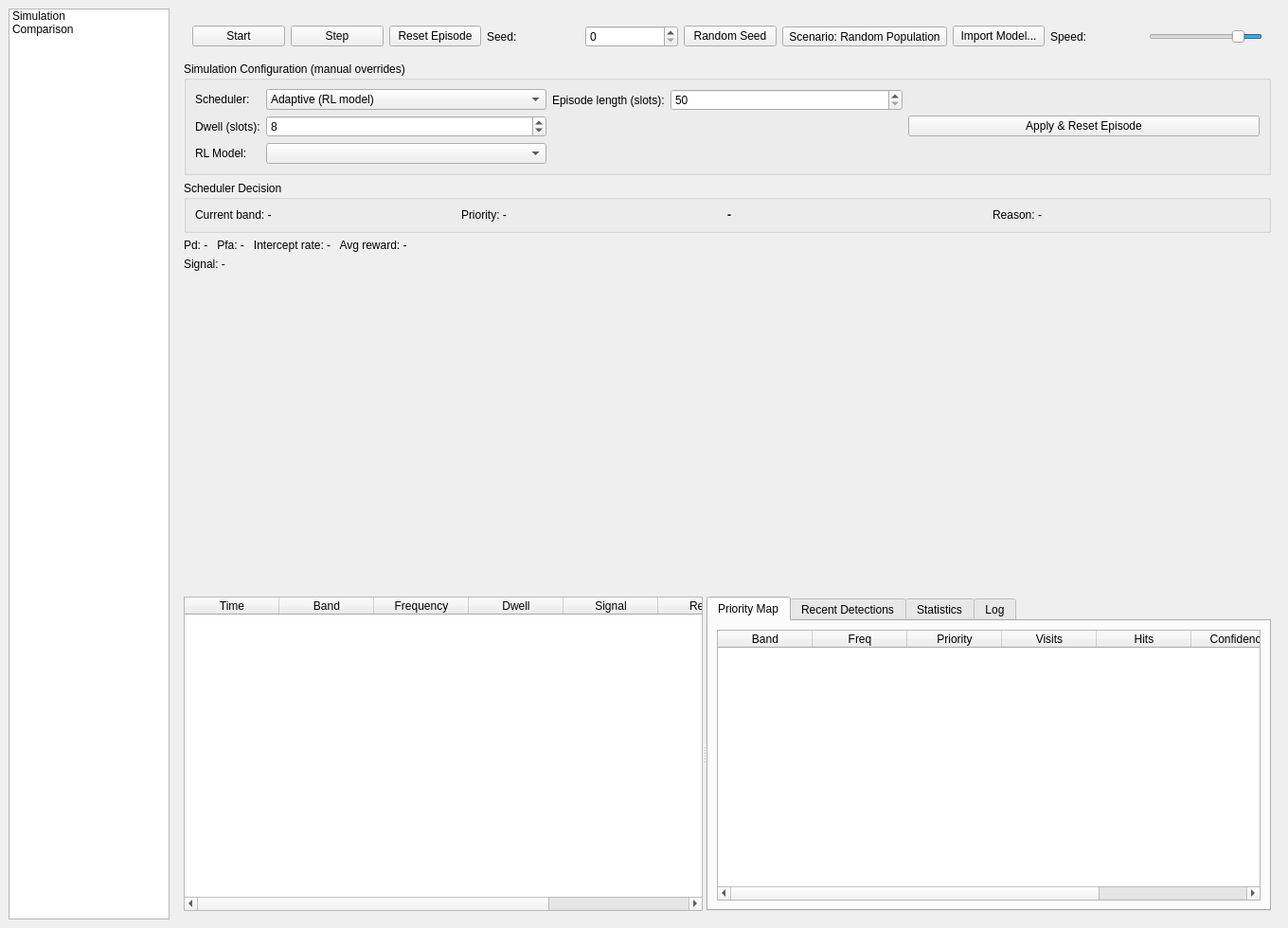
<?xml version="1.0" encoding="UTF-8"?>
<ui version="4.0">
 <class>MainWindow</class>
 <widget class="QMainWindow" name="MainWindow">
  <property name="geometry">
   <rect>
    <x>0</x>
    <y>0</y>
    <width>1360</width>
    <height>980</height>
   </rect>
  </property>
  <property name="windowTitle">
   <string>Alterra — CORTEX Smart Scan Scheduler</string>
  </property>
  <widget class="QWidget" name="centralwidget">
   <layout class="QHBoxLayout" name="rootLayout">
    <item>
     <widget class="QListWidget" name="sidebarList">
      <property name="minimumSize">
       <size>
        <width>150</width>
        <height>0</height>
       </size>
      </property>
      <property name="maximumSize">
       <size>
        <width>170</width>
        <height>16777215</height>
       </size>
      </property>
      <item>
       <property name="text">
        <string>Simulation</string>
       </property>
      </item>
      <item>
       <property name="text">
        <string>Comparison</string>
       </property>
      </item>
     </widget>
    </item>
    <item>
     <widget class="QStackedWidget" name="stackedWidget">
      <widget class="QWidget" name="simulationPage">
       <layout class="QVBoxLayout" name="mainVerticalLayout" stretch="0,0,0,0,0,1,1">
        <item>
         <widget class="QWidget" name="controlsWidget">
          <layout class="QHBoxLayout" name="controlsLayout">
           <item>
            <widget class="QPushButton" name="startStopButton">
             <property name="text">
              <string>Start</string>
             </property>
            </widget>
           </item>
           <item>
            <widget class="QPushButton" name="stepButton">
             <property name="text">
              <string>Step</string>
             </property>
            </widget>
           </item>
           <item>
            <widget class="QPushButton" name="resetButton">
             <property name="text">
              <string>Reset Episode</string>
             </property>
            </widget>
           </item>
           <item>
            <widget class="QLabel" name="seedLabel">
             <property name="text">
              <string>Seed:</string>
             </property>
            </widget>
           </item>
           <item>
            <widget class="QSpinBox" name="seedSpin">
             <property name="minimum">
              <number>0</number>
             </property>
             <property name="maximum">
              <number>1000000</number>
             </property>
             <property name="value">
              <number>0</number>
             </property>
            </widget>
           </item>
           <item>
            <widget class="QPushButton" name="randomSeedButton">
             <property name="text">
              <string>Random Seed</string>
             </property>
            </widget>
           </item>
           <item>
            <widget class="QToolButton" name="scenarioButton">
             <property name="text">
              <string>Scenario: Random Population</string>
             </property>
             <property name="popupMode">
              <enum>QToolButton::InstantPopup</enum>
             </property>
            </widget>
           </item>
           <item>
            <widget class="QPushButton" name="importModelButton">
             <property name="text">
              <string>Import Model...</string>
             </property>
            </widget>
           </item>
           <item>
            <widget class="QLabel" name="speedLabel">
             <property name="text">
              <string>Speed:</string>
             </property>
            </widget>
           </item>
           <item>
            <widget class="QSlider" name="speedSlider">
             <property name="minimumSize">
              <size>
               <width>120</width>
               <height>0</height>
              </size>
             </property>
             <property name="maximumSize">
              <size>
               <width>120</width>
               <height>16777215</height>
              </size>
             </property>
             <property name="minimum">
              <number>10</number>
             </property>
             <property name="maximum">
              <number>300</number>
             </property>
             <property name="value">
              <number>60</number>
             </property>
             <property name="orientation">
              <enum>Qt::Horizontal</enum>
             </property>
             <property name="invertedAppearance">
              <bool>true</bool>
             </property>
            </widget>
           </item>
          </layout>
         </widget>
        </item>
        <item>
         <widget class="QGroupBox" name="configGroup">
          <property name="title">
           <string>Simulation Configuration (manual overrides)</string>
          </property>
          <layout class="QHBoxLayout" name="configLayout">
           <item>
            <layout class="QFormLayout" name="modeForm">
             <item row="0" column="0">
              <widget class="QLabel" name="schedulerLabel">
               <property name="text">
                <string>Scheduler:</string>
               </property>
              </widget>
             </item>
             <item row="0" column="1">
              <widget class="QComboBox" name="modeCombo">
               <item>
                <property name="text">
                 <string>Adaptive (RL model)</string>
                </property>
               </item>
               <item>
                <property name="text">
                 <string>Traditional — Sequential Sweep</string>
                </property>
               </item>
               <item>
                <property name="text">
                 <string>Traditional — Balanced Random</string>
                </property>
               </item>
              </widget>
             </item>
             <item row="1" column="0">
              <widget class="QLabel" name="traditionalDwellLabel">
               <property name="text">
                <string>Dwell (slots):</string>
               </property>
              </widget>
             </item>
             <item row="1" column="1">
              <widget class="QSpinBox" name="traditionalDwellSpin">
               <property name="minimum">
                <number>1</number>
               </property>
               <property name="maximum">
                <number>500</number>
               </property>
               <property name="value">
                <number>8</number>
               </property>
              </widget>
             </item>
             <item row="2" column="0">
              <widget class="QLabel" name="rlModelLabel">
               <property name="text">
                <string>RL Model:</string>
               </property>
              </widget>
             </item>
             <item row="2" column="1">
              <widget class="QComboBox" name="rlModelCombo">
               <property name="minimumSize">
                <size>
                 <width>220</width>
                 <height>0</height>
                </size>
               </property>
              </widget>
             </item>
            </layout>
           </item>
           <item>
            <layout class="QFormLayout" name="timingForm">
             <item row="0" column="0">
              <widget class="QLabel" name="episodeLengthLabel">
               <property name="text">
                <string>Episode length (slots):</string>
               </property>
              </widget>
             </item>
             <item row="0" column="1">
              <widget class="QSpinBox" name="episodeLengthSpin">
               <property name="minimum">
                <number>50</number>
               </property>
               <property name="maximum">
                <number>200000</number>
               </property>
              </widget>
             </item>
            </layout>
           </item>
           <item>
            <widget class="QPushButton" name="applyConfigButton">
             <property name="text">
              <string>Apply &amp;&amp; Reset Episode</string>
             </property>
            </widget>
           </item>
          </layout>
         </widget>
        </item>
        <item>
         <widget class="QGroupBox" name="decisionGroup">
          <property name="title">
           <string>Scheduler Decision</string>
          </property>
          <layout class="QHBoxLayout" name="decisionLayout">
           <item>
            <widget class="QLabel" name="currentBandLabel">
             <property name="text">
              <string>Current band: -</string>
             </property>
            </widget>
           </item>
           <item>
            <widget class="QLabel" name="priorityScoreLabel">
             <property name="text">
              <string>Priority: -</string>
             </property>
            </widget>
           </item>
           <item>
            <widget class="QLabel" name="decisionValueLabel">
             <property name="font">
              <font>
               <bold>true</bold>
              </font>
             </property>
             <property name="text">
              <string>-</string>
             </property>
            </widget>
           </item>
           <item>
            <widget class="QLabel" name="reasonValueLabel">
             <property name="text">
              <string>Reason: -</string>
             </property>
            </widget>
           </item>
           <item>
            <spacer name="decisionSpacer">
             <property name="orientation">
              <enum>Qt::Horizontal</enum>
             </property>
            </spacer>
           </item>
          </layout>
         </widget>
        </item>
        <item>
         <widget class="QLabel" name="metricsLabel">
          <property name="text">
           <string>Pd: -   Pfa: -   Intercept rate: -   Avg reward: -</string>
          </property>
         </widget>
        </item>
        <item>
         <widget class="QLabel" name="signalLabel">
          <property name="text">
           <string>Signal: -</string>
          </property>
         </widget>
        </item>
        <item>
         <widget class="SpectrogramWidget" name="spectrogram">
          <property name="minimumSize">
           <size>
            <width>0</width>
            <height>260</height>
           </size>
          </property>
         </widget>
        </item>
        <item>
         <widget class="QSplitter" name="bottomSplitter">
          <property name="orientation">
           <enum>Qt::Horizontal</enum>
          </property>
          <widget class="QTableWidget" name="eventsTable">
           <property name="columnCount">
            <number>7</number>
           </property>
           <property name="editTriggers">
            <set>QAbstractItemView::NoEditTriggers</set>
           </property>
           <property name="selectionMode">
            <enum>QAbstractItemView::NoSelection</enum>
           </property>
           <column>
            <property name="text">
             <string>Time</string>
            </property>
           </column>
           <column>
            <property name="text">
             <string>Band</string>
            </property>
           </column>
           <column>
            <property name="text">
             <string>Frequency</string>
            </property>
           </column>
           <column>
            <property name="text">
             <string>Dwell</string>
            </property>
           </column>
           <column>
            <property name="text">
             <string>Signal</string>
            </property>
           </column>
           <column>
            <property name="text">
             <string>Result</string>
            </property>
           </column>
           <column>
            <property name="text">
             <string>Reward</string>
            </property>
           </column>
          </widget>
          <widget class="QTabWidget" name="infoTabs">
           <widget class="QWidget" name="priorityTab">
            <attribute name="title">
             <string>Priority Map</string>
            </attribute>
            <layout class="QVBoxLayout" name="priorityTabLayout">
             <item>
              <widget class="QTableWidget" name="priorityTable">
               <property name="columnCount">
                <number>7</number>
               </property>
               <property name="editTriggers">
                <set>QAbstractItemView::NoEditTriggers</set>
               </property>
               <property name="selectionMode">
                <enum>QAbstractItemView::NoSelection</enum>
               </property>
               <column>
                <property name="text">
                 <string>Band</string>
                </property>
               </column>
               <column>
                <property name="text">
                 <string>Freq</string>
                </property>
               </column>
               <column>
                <property name="text">
                 <string>Priority</string>
                </property>
               </column>
               <column>
                <property name="text">
                 <string>Visits</string>
                </property>
               </column>
               <column>
                <property name="text">
                 <string>Hits</string>
                </property>
               </column>
               <column>
                <property name="text">
                 <string>Confidence</string>
                </property>
               </column>
               <column>
                <property name="text">
                 <string>Threat</string>
                </property>
               </column>
              </widget>
             </item>
            </layout>
           </widget>
           <widget class="QWidget" name="detectionsTab">
            <attribute name="title">
             <string>Recent Detections</string>
            </attribute>
            <layout class="QVBoxLayout" name="detectionsTabLayout">
             <item>
              <widget class="QTableWidget" name="detectionsTable">
               <property name="columnCount">
                <number>4</number>
               </property>
               <property name="editTriggers">
                <set>QAbstractItemView::NoEditTriggers</set>
               </property>
               <property name="selectionMode">
                <enum>QAbstractItemView::NoSelection</enum>
               </property>
               <column>
                <property name="text">
                 <string>Time</string>
                </property>
               </column>
               <column>
                <property name="text">
                 <string>Band</string>
                </property>
               </column>
               <column>
                <property name="text">
                 <string>Freq</string>
                </property>
               </column>
               <column>
                <property name="text">
                 <string>Signal</string>
                </property>
               </column>
              </widget>
             </item>
            </layout>
           </widget>
           <widget class="QWidget" name="statsTab">
            <attribute name="title">
             <string>Statistics</string>
            </attribute>
            <layout class="QVBoxLayout" name="statsTabLayout">
             <item>
              <widget class="QLabel" name="statsLabel">
               <property name="alignment">
                <set>Qt::AlignLeft|Qt::AlignTop</set>
               </property>
               <property name="wordWrap">
                <bool>true</bool>
               </property>
               <property name="text">
                <string>No data yet.</string>
               </property>
              </widget>
             </item>
             <item>
              <spacer name="statsSpacer">
               <property name="orientation">
                <enum>Qt::Vertical</enum>
               </property>
              </spacer>
             </item>
            </layout>
           </widget>
           <widget class="QWidget" name="logTab">
            <attribute name="title">
             <string>Log</string>
            </attribute>
            <layout class="QVBoxLayout" name="logTabLayout">
             <item>
              <widget class="QPlainTextEdit" name="log">
               <property name="readOnly">
                <bool>true</bool>
               </property>
               <property name="maximumBlockCount">
                <number>500</number>
               </property>
              </widget>
             </item>
            </layout>
           </widget>
          </widget>
         </widget>
        </item>
       </layout>
      </widget>
      <widget class="QWidget" name="comparisonPage">
       <layout class="QVBoxLayout" name="comparisonPageLayout">
        <item>
         <widget class="QLabel" name="comparisonDescriptionLabel">
          <property name="wordWrap">
           <bool>true</bool>
          </property>
          <property name="text">
           <string>Runs the Adaptive (RL) scheduler and both Traditional baselines (Sequential, Balanced Random) on identical, reproducible episodes -- same seed, same emitter population as currently configured (Random Population or Custom Mix, whichever is selected) -- and compares their figures of merit side by side.</string>
          </property>
         </widget>
        </item>
        <item>
         <widget class="QGroupBox" name="modelsGroup">
          <property name="title">
           <string>Models and Baselines to Include</string>
          </property>
          <layout class="QVBoxLayout" name="modelsGroupLayout">
           <item>
            <widget class="QListWidget" name="modelsListWidget">
             <property name="maximumSize">
              <size>
               <width>16777215</width>
               <height>140</height>
              </size>
             </property>
            </widget>
           </item>
           <item>
            <widget class="QPushButton" name="importModelButton2">
             <property name="text">
              <string>Import Model...</string>
             </property>
            </widget>
           </item>
           <item>
            <widget class="QCheckBox" name="includeSequentialCheck">
             <property name="text">
              <string>Include Traditional — Sequential</string>
             </property>
             <property name="checked">
              <bool>true</bool>
             </property>
            </widget>
           </item>
           <item>
            <widget class="QCheckBox" name="includeBalancedRandomCheck">
             <property name="text">
              <string>Include Traditional — Balanced Random</string>
             </property>
             <property name="checked">
              <bool>true</bool>
             </property>
            </widget>
           </item>
          </layout>
         </widget>
        </item>
        <item>
         <widget class="QWidget" name="comparisonControlsWidget">
          <layout class="QHBoxLayout" name="comparisonControlsLayout">
           <item>
            <widget class="QLabel" name="comparisonSeedLabel">
             <property name="text">
              <string>Seed:</string>
             </property>
            </widget>
           </item>
           <item>
            <widget class="QSpinBox" name="comparisonSeedSpin">
             <property name="minimum">
              <number>0</number>
             </property>
             <property name="maximum">
              <number>1000000</number>
             </property>
             <property name="value">
              <number>0</number>
             </property>
            </widget>
           </item>
           <item>
            <widget class="QPushButton" name="runComparisonButton">
             <property name="text">
              <string>Run Comparison</string>
             </property>
            </widget>
           </item>
           <item>
            <widget class="QLabel" name="comparisonStatusLabel">
             <property name="text">
              <string></string>
             </property>
            </widget>
           </item>
           <item>
            <spacer name="comparisonControlsSpacer">
             <property name="orientation">
              <enum>Qt::Horizontal</enum>
             </property>
            </spacer>
           </item>
          </layout>
         </widget>
        </item>
        <item>
         <widget class="QTableWidget" name="comparisonTable">
          <property name="columnCount">
           <number>6</number>
          </property>
          <property name="editTriggers">
           <set>QAbstractItemView::NoEditTriggers</set>
          </property>
          <property name="selectionMode">
           <enum>QAbstractItemView::NoSelection</enum>
          </property>
          <column>
           <property name="text">
            <string>Scheduler</string>
           </property>
          </column>
          <column>
           <property name="text">
            <string>Pd</string>
           </property>
          </column>
          <column>
           <property name="text">
            <string>Pfa</string>
           </property>
          </column>
          <column>
           <property name="text">
            <string>Intercept Rate</string>
           </property>
          </column>
          <column>
           <property name="text">
            <string>Avg Reward</string>
           </property>
          </column>
          <column>
           <property name="text">
            <string>% Correct</string>
           </property>
          </column>
         </widget>
        </item>
       </layout>
      </widget>
     </widget>
    </item>
   </layout>
  </widget>
 </widget>
 <customwidgets>
  <customwidget>
   <class>SpectrogramWidget</class>
   <extends>QWidget</extends>
   <header>SpectrogramWidget.h</header>
  </customwidget>
 </customwidgets>
 <resources/>
 <connections/>
</ui>
